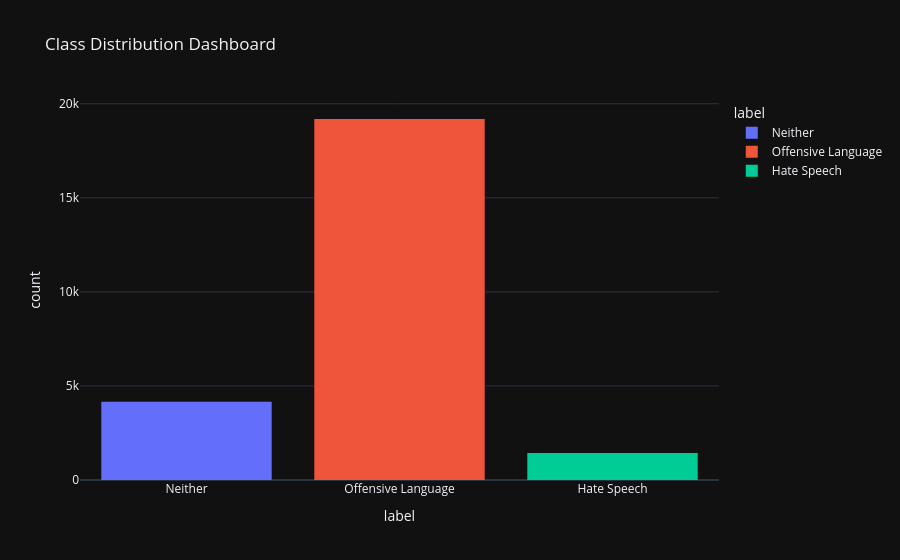

The notebook cell this image was saved under:
### Code cell
fig = px.histogram(
    df,
    x="label",
    color="label",
    template="plotly_dark",
    title="Class Distribution Dashboard"
)
fig.show()

### Figure 1 — Plotly figure (JSON) as saved in the notebook; plotly's stock layout.template omitted (floating-point values rounded to 4 significant figures; data arrays with more than 128 entries replaced by an {"elided": "..."} marker saying what was removed)
{"data": [{"bingroup": "x", "hovertemplate": "label=%{x}<br>count=%{y}<extra></extra>", "legendgroup": "Neither", "marker": {"color": "#636efa", "pattern": {"shape": ""}}, "name": "Neither", "orientation": "v", "showlegend": true, "type": "histogram", "x": {"elided": "4163 str values"}, "xaxis": "x", "yaxis": "y"}, {"bingroup": "x", "hovertemplate": "label=%{x}<br>count=%{y}<extra></extra>", "legendgroup": "Offensive Language", "marker": {"color": "#EF553B", "pattern": {"shape": ""}}, "name": "Offensive Language", "orientation": "v", "showlegend": true, "type": "histogram", "x": {"elided": "19190 str values"}, "xaxis": "x", "yaxis": "y"}, {"bingroup": "x", "hovertemplate": "label=%{x}<br>count=%{y}<extra></extra>", "legendgroup": "Hate Speech", "marker": {"color": "#00cc96", "pattern": {"shape": ""}}, "name": "Hate Speech", "orientation": "v", "showlegend": true, "type": "histogram", "x": {"elided": "1430 str values"}, "xaxis": "x", "yaxis": "y"}], "layout": {"barmode": "relative", "legend": {"title": {"text": "label"}, "tracegroupgap": 0}, "title": {"text": "Class Distribution Dashboard"}, "xaxis": {"anchor": "y", "categoryarray": ["Neither", "Offensive Language", "Hate Speech"], "categoryorder": "array", "domain": [0, 1], "title": {"text": "label"}}, "yaxis": {"anchor": "x", "domain": [0, 1], "title": {"text": "count"}}}}
